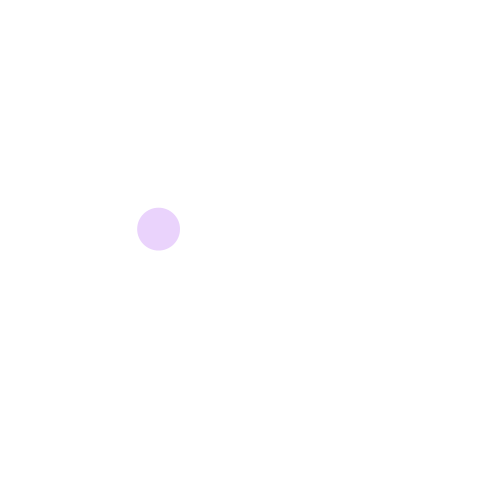
Frame 1 (no input)
Frame 60 (the mouse pressed at the canvas centre just before this capture): blank canvas, image omitted
Frame 120 (the mouse held since frame 60 and released just before this capture): blank canvas, image omitted

The Processing sketch that drew this single still picture (run headless with seeded random() and noise(); from frame 60 on, the mouse is pressed at the canvas centre):

// Processing sketch: day_6
// ── day_6.pde
float r;
float g;
float b;
float a;
float diam;
float x;
float y;


void setup(){
size(500,500);
  background(255);
}

void draw(){
r = random(255);
g = random(255);
b = random(255);
a = random(255);
diam = random(50);
x = random(width);
y = random(height);

background(255);
noStroke();
fill(r,g,b,a);
ellipse(x,y,diam,diam);
delay(50);
}
